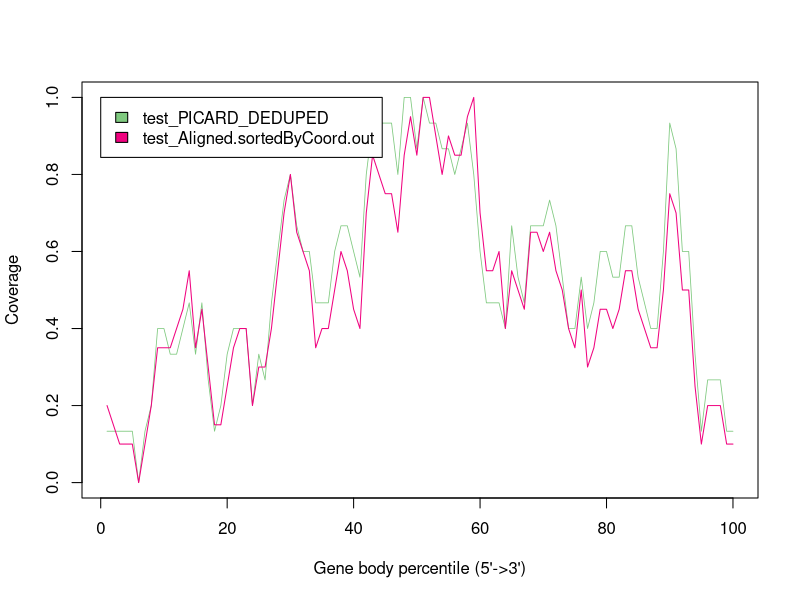

Recreate this plot in R.
test_PICARD_DEDUPED <- c(0.13333333333333333,0.13333333333333333,0.13333333333333333,0.13333333333333333,0.13333333333333333,0.0,0.13333333333333333,0.2,0.4,0.4,0.3333333333333333,0.3333333333333333,0.4,0.4666666666666667,0.3333333333333333,0.4666666666666667,0.26666666666666666,0.13333333333333333,0.2,0.3333333333333333,0.4,0.4,0.4,0.2,0.3333333333333333,0.26666666666666666,0.4666666666666667,0.6,0.7333333333333333,0.8,0.6666666666666666,0.6,0.6,0.4666666666666667,0.4666666666666667,0.4666666666666667,0.6,0.6666666666666666,0.6666666666666666,0.6,0.5333333333333333,0.8,0.9333333333333333,0.9333333333333333,0.9333333333333333,0.9333333333333333,0.8,1.0,1.0,0.8666666666666667,1.0,0.9333333333333333,0.9333333333333333,0.8666666666666667,0.8666666666666667,0.8,0.8666666666666667,0.9333333333333333,0.8,0.6,0.4666666666666667,0.4666666666666667,0.4666666666666667,0.4,0.6666666666666666,0.5333333333333333,0.4666666666666667,0.6666666666666666,0.6666666666666666,0.6666666666666666,0.7333333333333333,0.6666666666666666,0.5333333333333333,0.4,0.4,0.5333333333333333,0.4,0.4666666666666667,0.6,0.6,0.5333333333333333,0.5333333333333333,0.6666666666666666,0.6666666666666666,0.5333333333333333,0.4666666666666667,0.4,0.4,0.6,0.9333333333333333,0.8666666666666667,0.6,0.6,0.3333333333333333,0.13333333333333333,0.26666666666666666,0.26666666666666666,0.26666666666666666,0.13333333333333333,0.13333333333333333)
test_Aligned.sortedByCoord.out <- c(0.2,0.15,0.1,0.1,0.1,0.0,0.1,0.2,0.35,0.35,0.35,0.4,0.45,0.55,0.35,0.45,0.3,0.15,0.15,0.25,0.35,0.4,0.4,0.2,0.3,0.3,0.4,0.55,0.7,0.8,0.65,0.6,0.55,0.35,0.4,0.4,0.5,0.6,0.55,0.45,0.4,0.7,0.85,0.8,0.75,0.75,0.65,0.85,0.95,0.85,1.0,1.0,0.9,0.8,0.9,0.85,0.85,0.95,1.0,0.7,0.55,0.55,0.6,0.4,0.55,0.5,0.45,0.65,0.65,0.6,0.65,0.55,0.5,0.4,0.35,0.5,0.3,0.35,0.45,0.45,0.4,0.45,0.55,0.55,0.45,0.4,0.35,0.35,0.5,0.75,0.7,0.5,0.5,0.25,0.1,0.2,0.2,0.2,0.1,0.1)


pdf("/fh/fast/greenberg_p/user/dchen2/WILDLIFE/bulk_seq_revised/example_gui_run/qc_reports/individual/bam_qc.geneBodyCoverage.curves.pdf")
x=1:100
icolor = colorRampPalette(c("#7fc97f","#beaed4","#fdc086","#ffff99","#386cb0","#f0027f"))(2)
plot(x,test_PICARD_DEDUPED,type='l',xlab="Gene body percentile (5'->3')", ylab="Coverage",lwd=0.8,col=icolor[1])
lines(x,test_Aligned.sortedByCoord.out,type='l',col=icolor[2])
legend(0,1,fill=icolor[1:2], legend=c('test_PICARD_DEDUPED','test_Aligned.sortedByCoord.out'))
dev.off()
